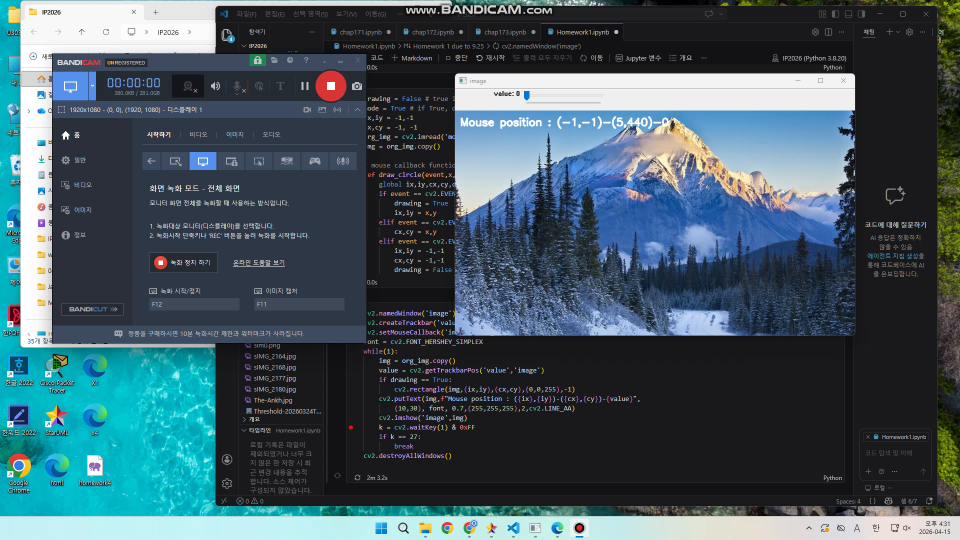
#> input picture frame 19 of bandicam 2026-04-15 16-31-10-176.mp4, 1920 x 1080 px, given in place of tracking2.avi, which was not available (shown at 1/2 size)
$ jupyter execute chap141.ipynb   (text cells are left out)
#> lines starting #> are read from the running program, lines starting #| are printed output that depends on the picture; after the words box and inside, x2 and y2 are one past the last pixel; in counts of white or black regions, pixels touching at a corner belong together; pictures that were not available may be replaced by others from this repository, and a replacement may not be noted
[cell 1]
import cv2
import numpy as np

[cell 2]
flags = [i for i in dir(cv2) if i.startswith('COLOR')]

[cell 3]
print(flags)

[cell 4]
cap = cv2.VideoCapture("tracking2.avi")
while(1):
    # Take each frame
    ret, frame = cap.read()
#> frame is the input picture: shape (1080, 1920, 3); mean B, G, R 97.1, 87.4, 66.7
    if ret == False:
        break
    # Convert BGR to HSV
    hsv = cv2.cvtColor(frame, cv2.COLOR_BGR2HSV)
#> hsv: shape (1080, 1920, 3); mean H, S, V 100.2, 77.6, 100.2
    # define range of blue color in HSV
    lower_blue = np.array([25,50,50])
    upper_blue = np.array([80,255,255])
    # Threshold the HSV image to get only blue colors
    mask = cv2.inRange(hsv, lower_blue, upper_blue)
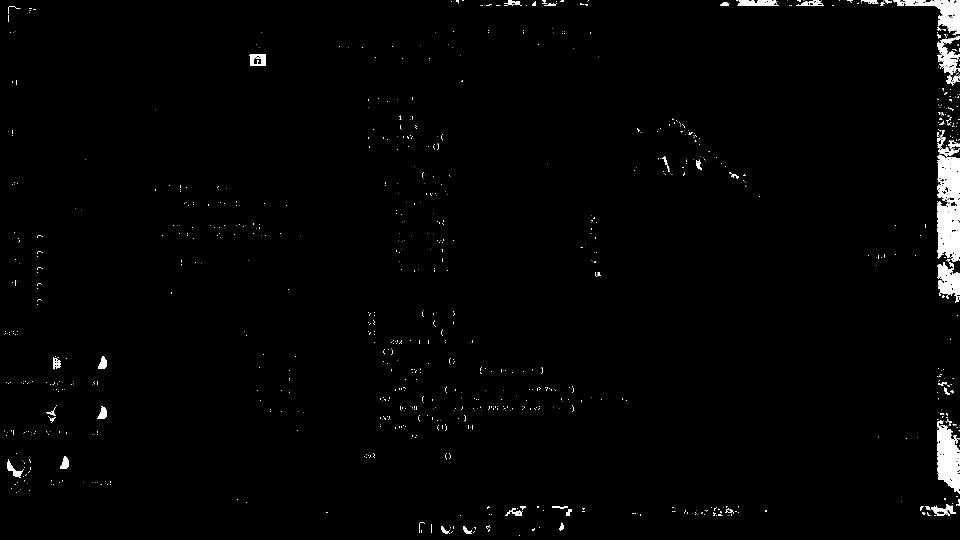
#> mask: shape (1080, 1920) (shown at 1/2 size); 1.5% white; 1012 white regions (939 under 20 px), largest, box (x1, y1, x2, y2) and area: (1875, 310, 1920, 523) 7910, (1875, 840, 1920, 988) 4556, (1786, 0, 1920, 71) 3095
    # Bitwise-AND mask and original image
    res = cv2.bitwise_and(frame,frame, mask= mask)
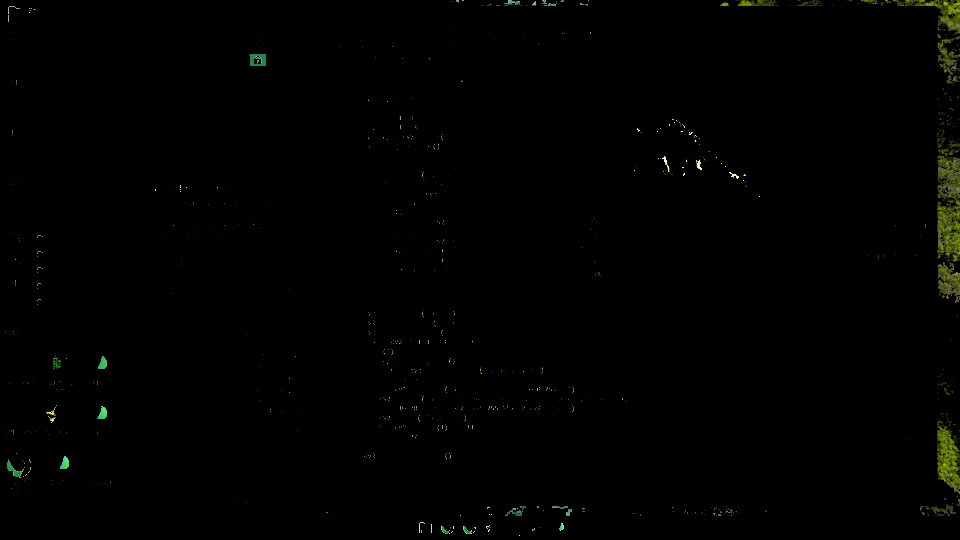
#> res: shape (1080, 1920, 3) (shown at 1/2 size); mean B, G, R 0.6, 1.6, 1.3
    cv2.imshow('frame',frame)
    cv2.imshow('mask',mask)
    cv2.imshow('res',res)
    k = cv2.waitKey(5) & 0xFF
#> (key Esc is pressed here)
    if k == 27:
        break
cv2.destroyAllWindows()

[cell 5]
cap = cv2.VideoCapture("tracking2.avi")
while(1):
    # Take each frame
    ret, frame = cap.read()
    if ret == False:
        break
    # Convert BGR to HSV
    hsv = cv2.cvtColor(frame, cv2.COLOR_BGR2HSV)
    # define range of blue color in HSV
    lower_blue = np.array([12,38,204])
    upper_blue = np.array([15,51,217])
    # Threshold the HSV image to get only blue colors
    mask = cv2.inRange(hsv, lower_blue, upper_blue)
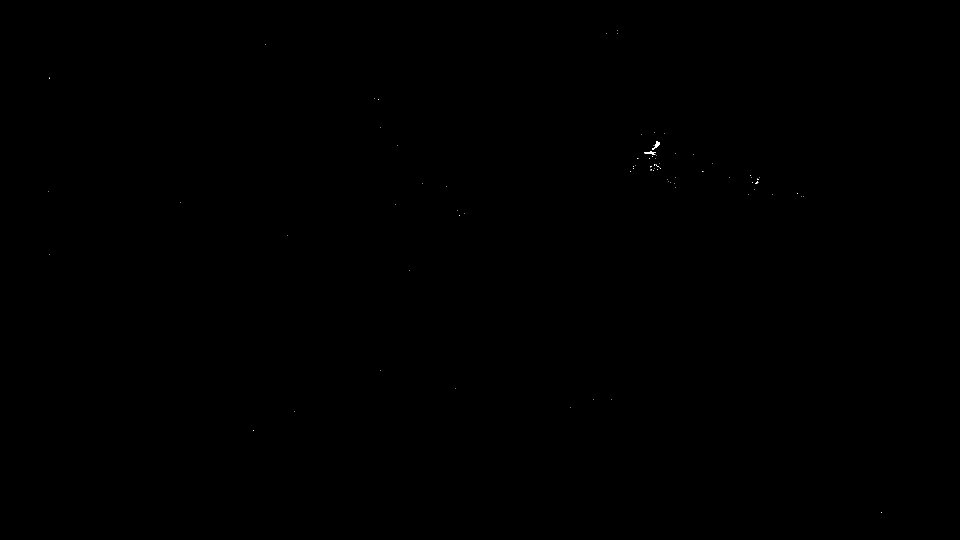
#> mask: shape (1080, 1920) (shown at 1/2 size); 0.02% white; 80 white regions (78 under 20 px), largest, box (x1, y1, x2, y2) and area: (1304, 283, 1320, 300) 112, (1288, 302, 1312, 310) 94
    # Bitwise-AND mask and original image
    res = cv2.bitwise_and(frame,frame, mask= mask)
    cv2.imshow('frame',frame)
    cv2.imshow('mask',mask)
    cv2.imshow('res',res)
    k = cv2.waitKey(5) & 0xFF
#> (key Esc is pressed here)
    if k == 27:
        break
cv2.destroyAllWindows()
